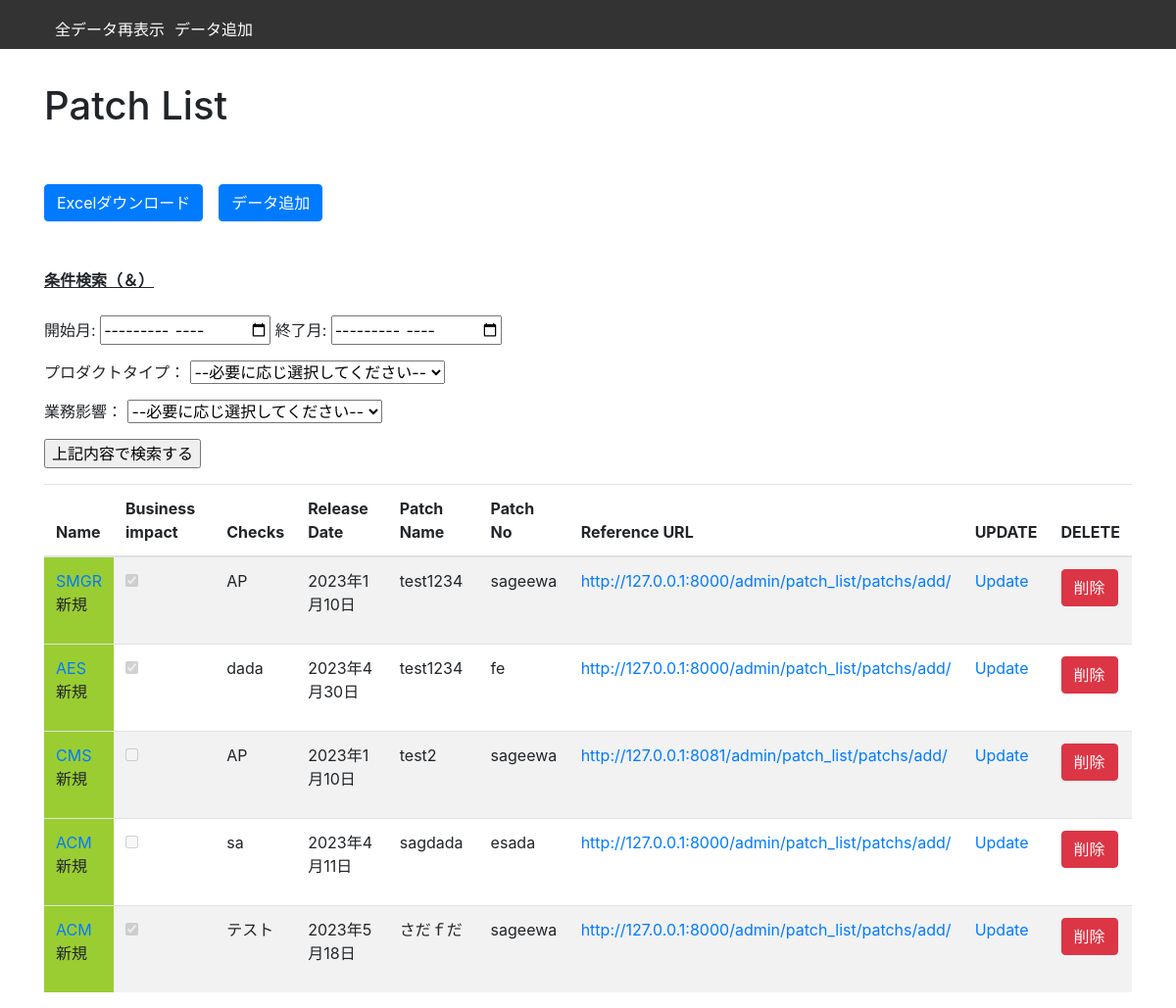
Page /patch/list on the earlier database version.
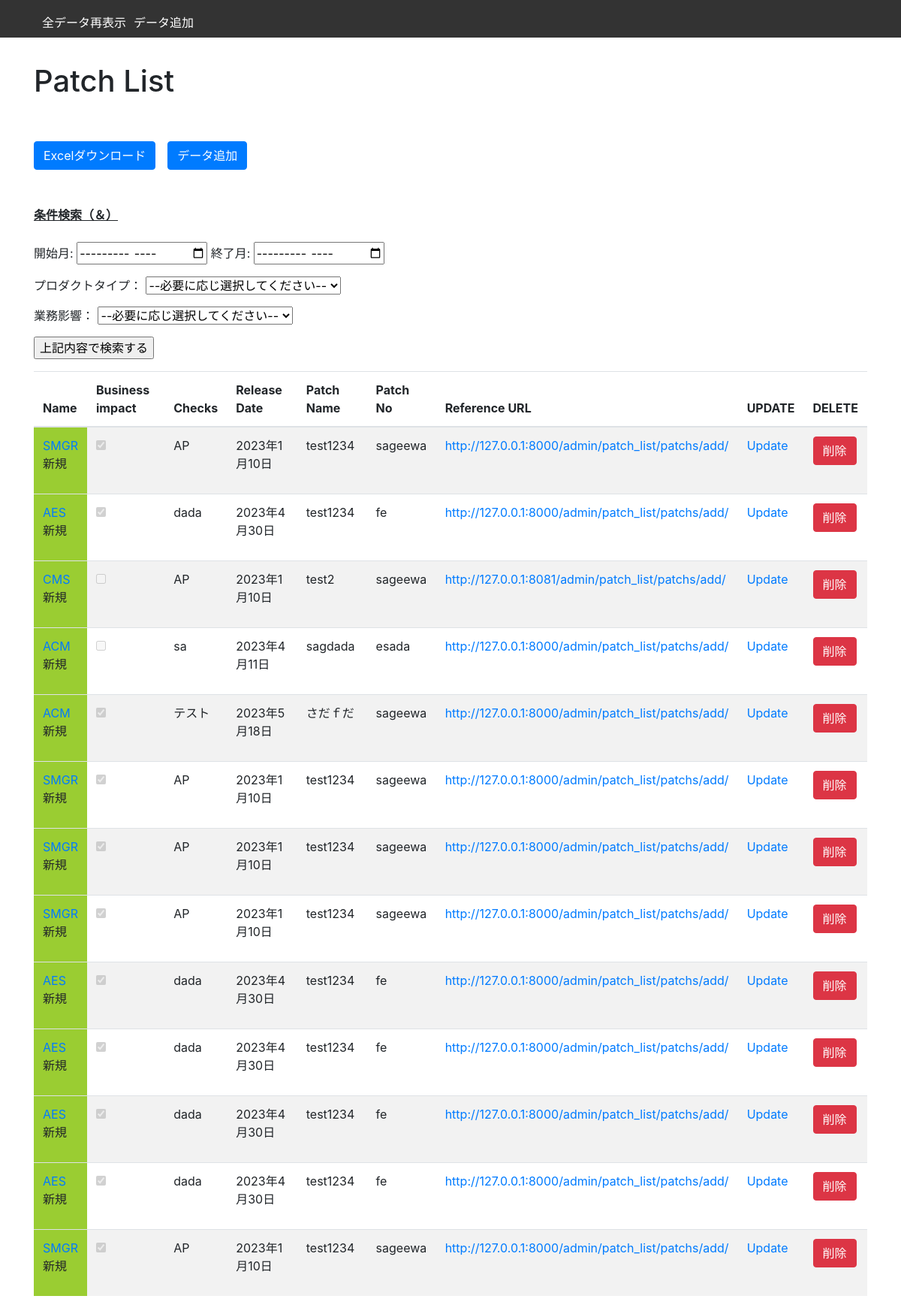
Same page on the later database version.
### patch_list/models.py (models this page shows, shortened)
class Patchs(models.Model):
    name = models.CharField(max_length=100)
    checks = models.CharField(max_length=100,help_text='チェック有無')
    release_date = models.DateField()
    patch_name = models.CharField(max_length=100)
    patch_no = models.CharField(max_length=100)
    reference_url = models.URLField()
    updated_at = models.DateTimeField(auto_now=True)
    impact_check = models.BooleanField(default=False)
    created_at = models.DateTimeField(auto_now_add=True)
    views_count = models.IntegerField(default=0)
    Remark = models.TextField(max_length=10000, blank=True)
    Notes = models.TextField(max_length=10000, blank=True)
    class Meta:
        ordering = ['-updated_at']
        db_table = "patchlists"

### patch_list/views.py (the view, shortened to what this page needs)
# urls.py: path('list', PatchListView.as_view(), name='list'),
class PatchListView(ListView):
    model = Patchs
    template_name = 'patch/patch_list.html'
    def get_queryset(self):
        query = super().get_queryset()
        name = self.request.GET.get('application_name', None)
        impact_check = self.request.GET.get('impact_check', None)
        start_month = self.request.GET.get('start_date', None)
        end_month = self.request.GET.get('end_date', None)
        if name:
            query = query.filter(
                name=name
            )
        if impact_check:
            query = query.filter(
                impact_check=impact_check
            )
        if start_month and end_month:
            start_month = datetime.strptime(start_month, '%Y-%m')
            end_month = datetime.strptime(end_month, '%Y-%m')
            query = query.filter(release_date__range=(start_month, end_month))
        subquery = Comment.objects.filter(patchs_id=OuterRef('pk')).order_by('-created_date')
        query = query.annotate(latest_comment=Subquery(subquery.values('created_date')[:1]))
        query = query.order_by('-latest_comment')
        today = timezone.now().replace(hour=0, minute=0, second=0, microsecond=0)
        for obj in query:
            if obj.created_at >= today - timedelta(days=1):
                obj.is_new = True
            else:
                obj.is_new = False
            if obj.updated_at >= today - timedelta(days=1):
                obj.is_updated = True
            else:
                obj.is_updated = False
        return query
    def get_context_data(self, **kwargs):
        context = super().get_context_data(**kwargs)
        if 'application_name' or 'impact_check' or 'start_date' or 'end_date' in self.request.GET:
            context['excel_url'] = reverse('patch_list:list') + '?' + self.request.GET.urlencode()
            context['excel_url'] += '&export=excel'
        return context
    def get(self, request, *args, **kwargs):
        if 'export' in request.GET and request.GET['export'] == 'excel':
            queryset = self.get_queryset()
            response = self.create_excel_response(queryset)
            return response
        else:
            return super().get(request, *args, **kwargs)

### templates/patch/patch_list.html (shortened to what this page needs)
{% extends 'base_for_patch.html' %}
{% block content %}
    <h1>Patch List</h1>
    <br>
    <br>
    <div class="d-flex align-items-center">
        <a href="{% url 'patch_list:list' %}?{{ request.GET.urlencode }}&export=excel" class="btn btn-primary mr-3">Excelダウンロード</a>
        <form action="{% url 'patch_list:create' %}">
            <button type="submit" class="btn btn-primary">データ追加</button>
        </form>
    </div>
    <br>
    <br>
    <form method="get" action="{% url 'patch_list:list' %}">
        <a><strong><u>条件検索（＆）</u></strong></a>
        <br>
        <br>
        <p>
            開始月:
            <input type="month" name="start_date">
            終了月:
            <input type="month" name="end_date">
        </p>
        <p>
        <p>プロダクトタイプ：
            <select name="application_name">
                <option value="">--必要に応じ選択してください--</option>
            </select>
        </p>
        <p>業務影響：
            <select name="impact_check">
                <option value="">--必要に応じ選択してください--</option>
            </select>
        </p>
        <p>
            <input type="submit" value="上記内容で検索する">
        </p>
    </form>
    <table class="table table-striped">
        <thead>
        <tr>
            <th>Name</th>
            <th>Business impact</th>
            <th>Checks</th>
            <th>Release Date</th>
            <th>Patch Name</th>
            <th>Patch No</th>
            <th>Reference URL</th>
            <th>UPDATE</th>
            <th>DELETE</th>
        </tr>
        </thead>
        <tbody>
        {% for patch_list in object_list %}
            <tr>
                <td class="{% if patch_list.is_new %}new{% elif data.is_updated %}updated{% endif %}"><a
                        href="{% url 'patch_list:detail' patch_list.pk %}">{{ patch_list.name }}</a>
                    <br>
                    {% if patch_list.is_new %}<p class="blink">新規</p>{% elif data.is_updated %}更新{% endif %}
                </td>
                <td>
                    {% if patch_list.impact_check %}
                        <input type="checkbox" checked disabled>
                    {% else %}
                        <input type="checkbox" disabled>
                    {% endif %}
                </td>
                <td>{{ patch_list.checks }}</td>
                <td>{{ patch_list.release_date }}</td>
                <td>{{ patch_list.patch_name }}</td>
                <td>{{ patch_list.patch_no }}</td>
                <td><a href="{{ patch_list.reference_url }}" target="_blank">{{ patch_list.reference_url }}</a></td>
                <td><a href="{% url 'patch_list:update' patch_list.pk %}">Update</a></td>
                <td><a href="{% url 'patch_list:delete' patch_list.pk %}" class="btn btn-danger"
                       onclick="if(!confirm('本当に削除しますか？')){return false;}">削除</a></td>
            </tr>
        {% empty %}
            <tr>
                <td colspan="9">No Date</td>
            </tr>
        {% endfor %}
        </tbody>
    </table>
{% endblock %}

Differences in the rows shown:
added Patchs: name "SMGR", shows "新規", checks "AP", release_date "2023年1月10日", patch_name "test1234", patch_no "sageewa", reference_url "http://127.0.0.1:8000/admin/patch_list/patchs/add/"
added Patchs: name "SMGR", shows "新規", checks "AP", release_date "2023年1月10日", patch_name "test1234", patch_no "sageewa", reference_url "http://127.0.0.1:8000/admin/patch_list/patchs/add/"
added Patchs: name "SMGR", shows "新規", checks "AP", release_date "2023年1月10日", patch_name "test1234", patch_no "sageewa", reference_url "http://127.0.0.1:8000/admin/patch_list/patchs/add/"
added Patchs: name "AES", shows "新規", checks "dada", release_date "2023年4月30日", patch_name "test1234", patch_no "fe", reference_url "http://127.0.0.1:8000/admin/patch_list/patchs/add/"
added Patchs: name "AES", shows "新規", checks "dada", release_date "2023年4月30日", patch_name "test1234", patch_no "fe", reference_url "http://127.0.0.1:8000/admin/patch_list/patchs/add/"
added Patchs: name "AES", shows "新規", checks "dada", release_date "2023年4月30日", patch_name "test1234", patch_no "fe", reference_url "http://127.0.0.1:8000/admin/patch_list/patchs/add/"
added Patchs: name "AES", shows "新規", checks "dada", release_date "2023年4月30日", patch_name "test1234", patch_no "fe", reference_url "http://127.0.0.1:8000/admin/patch_list/patchs/add/"
added Patchs: name "SMGR", shows "新規", checks "AP", release_date "2023年1月10日", patch_name "test1234", patch_no "sageewa", reference_url "http://127.0.0.1:8000/admin/patch_list/patchs/add/"
